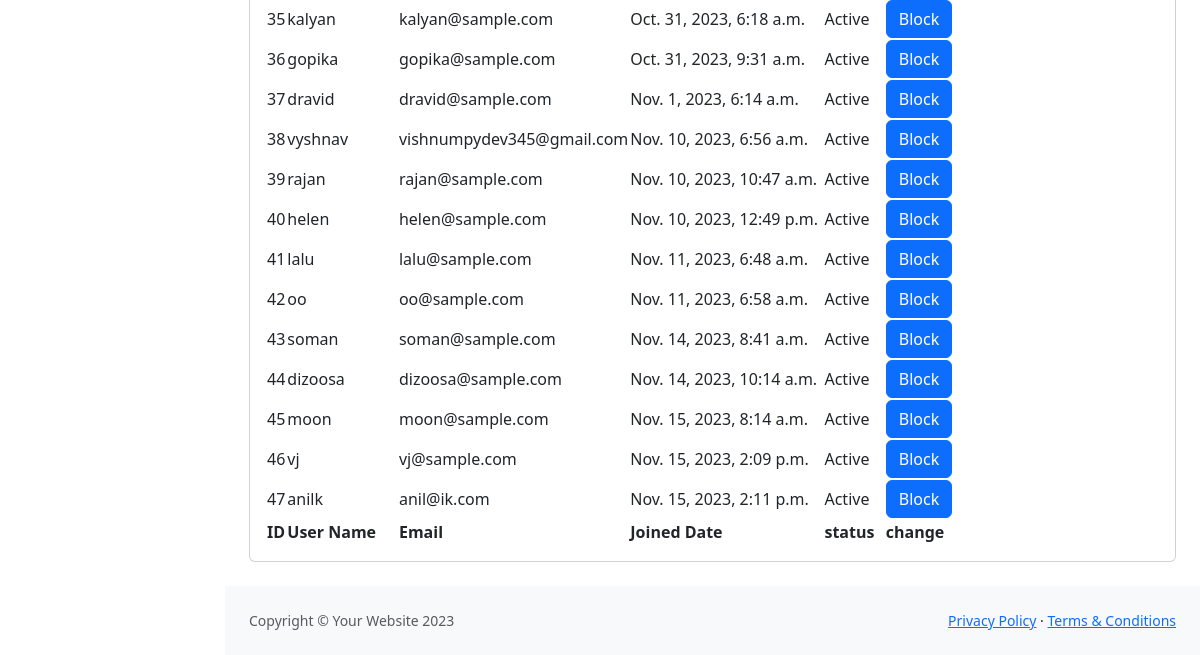
The page /admindashboard/ (lower part) on the database as committed earlier.
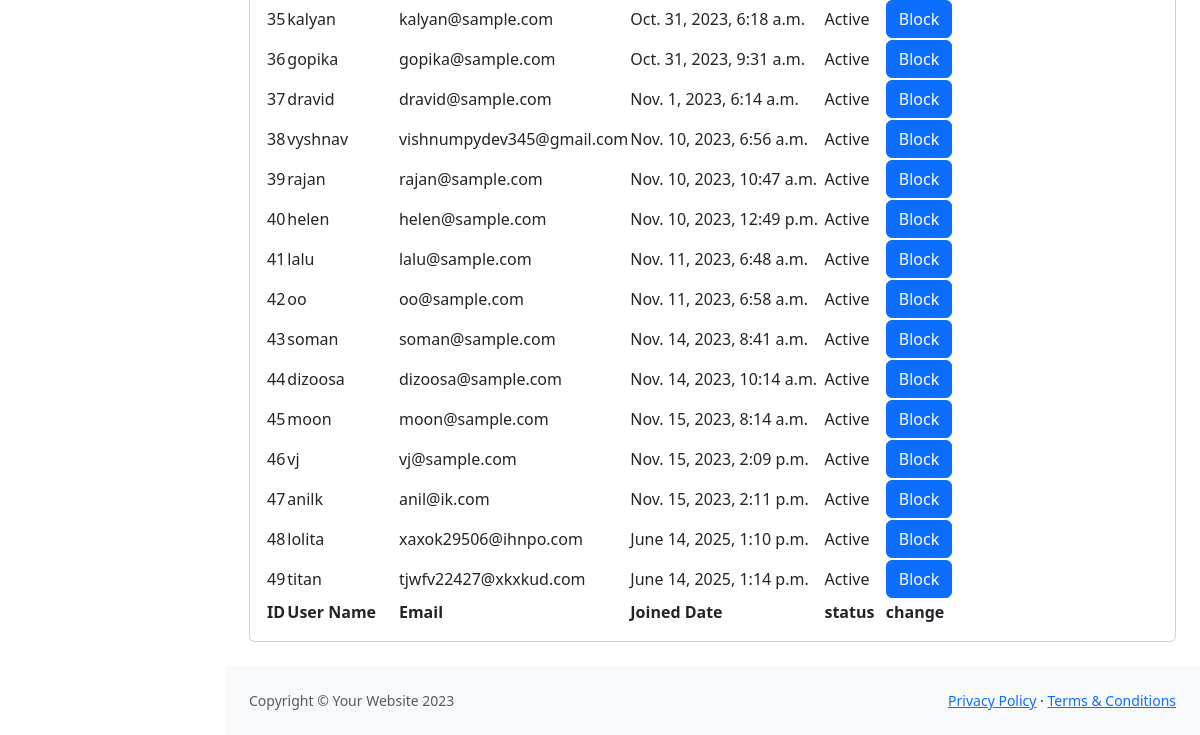
The same page on the database as committed later.
### products/models.py (models this page shows, shortened)
class Custom_User(AbstractUser):
    STATUS_CHOICES = [
        ("Active", "Active"),
        ("Blocked", "Blocked"),
    ]
    email = models.EmailField(unique=True)  # Make the email field unique
    status = models.CharField(
        default="Active", max_length=20, null=True, blank=True, choices=STATUS_CHOICES
    )
    image = models.ImageField(upload_to="uploads/users/", null=True, blank=True)
    phone = models.CharField(max_length=14, null=True, blank=True)
    groups = models.ManyToManyField(Group, blank=True, related_name="custom_user_set")
    user_permissions = models.ManyToManyField(
        Permission, blank=True, related_name="custom_user_set"
    )

### products/views.py (the view)
# urls.py: path("admindashboard/", views.admin_dashboard, name="admin_dashboard"),
def admin_dashboard(request):
    customers = Custom_User.objects.all()
    if request.method == "POST":
        request.POST.get()
    context = {
        "customers": customers,
    }
    return render(request, "dashboard.html", context)

### products/templates/dashboard.html (shortened to what this page needs)
{% extends 'admindashboard.html' %}
{% load static %}
{% block body %}
<main>
    <div class="container-fluid px-4">
        <div class="card mb-4">
            <div class="card-body">
                <table id="datatablesSimple">
                    <tfoot>
                        <tr>
                            <th>ID</th>
                            <th>User Name</th>
                            <th>Email</th>
                            <th>Joined Date</th>
                            <th>status</th>
                            <th>change</th>
                        </tr>
                    </tfoot>
                    <tbody>
                        {% for customer in customers %}
                        <tr>
                            <td>{{customer.id}}</td>
                            <td>{{customer.username}}</td>
                            <td>{{customer.email}}</td>
                            <td>{{customer.date_joined}}</td>
                            <td>{{customer.status}}</td>
                            <td>
                                <form method="post" action="{% url 'user_status' customer.id %}">
                                    <button type="submit" class="btn btn-primary">
                                        {% if customer.status == "Active" %}
                                            Block
                                        {% else %}
                                            Activate
                                        {% endif %}
                                    </button>
                                </form>
                            </td>
                        </tr>
                        {% endfor %}
                    </tbody>
                </table>
            </div>
        </div>
    </div>
</main>
{% endblock body %}

### products/templates/admindashboard.html (shortened to what this page needs)
{% load static %}
<!DOCTYPE html>
<html lang="en">
    <head>
        <link href="https://cdn.jsdelivr.net/npm/simple-datatables@7.1.2/dist/style.min.css" rel="stylesheet" />
        <link href="{% static 'css/adminStyles.css' %}" rel="stylesheet" />
        <link href="https://cdn.jsdelivr.net/npm/bootstrap@5.3.2/dist/css/bootstrap.min.css" rel="stylesheet">
    </head>
    <body class="sb-nav-fixed">
        <div id="layoutSidenav">
            <div id="layoutSidenav_content">
                {% block body %}
                {% endblock body %}
                <footer class="py-4 bg-light mt-auto">
                    <div class="container-fluid px-4">
                        <div class="d-flex align-items-center justify-content-between small">
                            <div class="text-muted">Copyright &copy; Your Website 2023</div>
                            <div>
                                <a href="#">Privacy Policy</a>
                                &middot;
                                <a href="#">Terms &amp; Conditions</a>
                            </div>
                        </div>
                    </div>
                </footer>
            </div>
        </div>
    </body>
</html>

Rows that differ between the two databases and show on the page:
added Custom_User: id "48", username "lolita", email "xaxok29506@ihnpo.com", date_joined "June 14, 2025, 1:10 p.m.", status "Active", shows "Block"
added Custom_User: id "49", username "titan", email "tjwfv22427@xkxkud.com", date_joined "June 14, 2025, 1:14 p.m.", status "Active", shows "Block"
